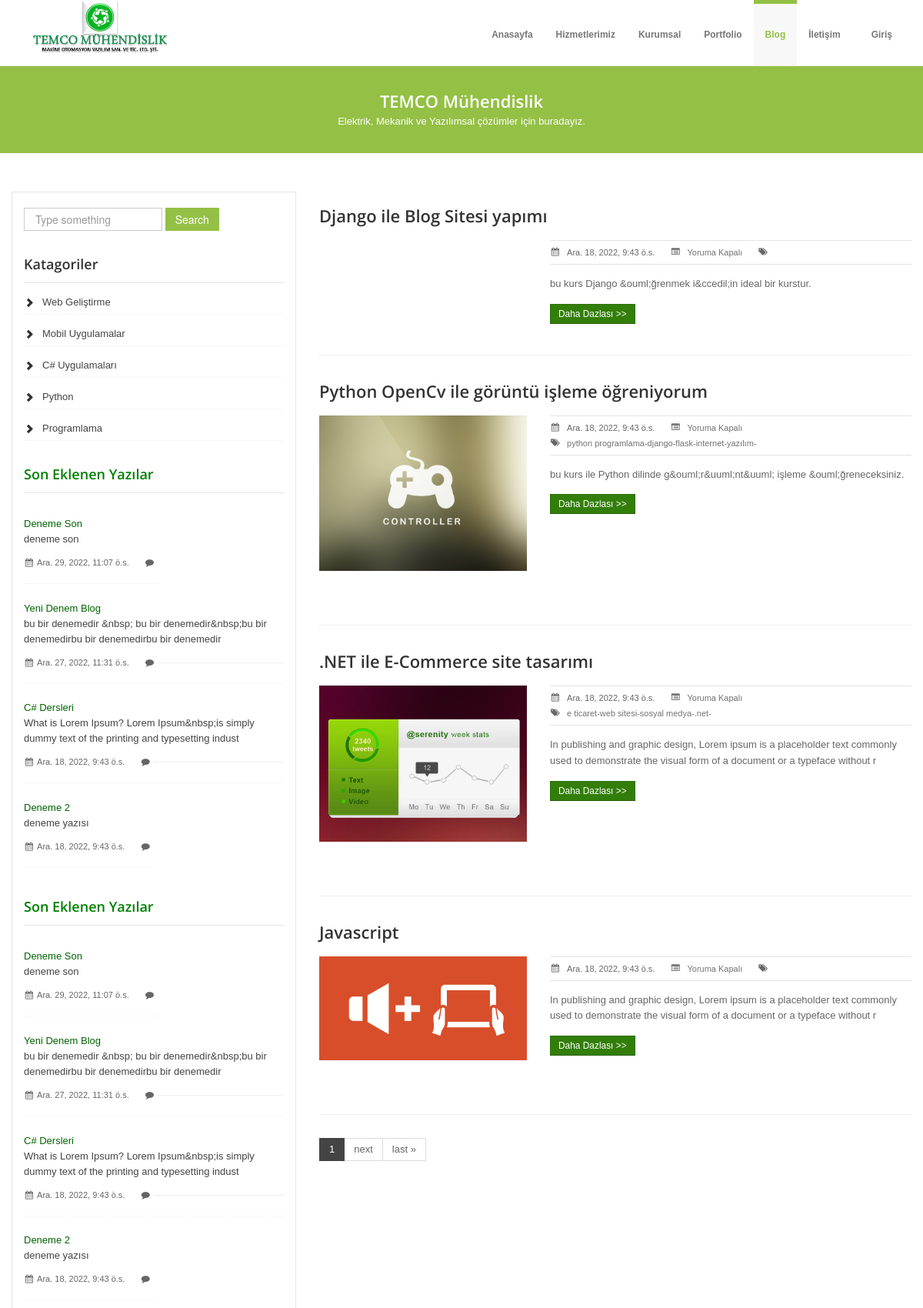
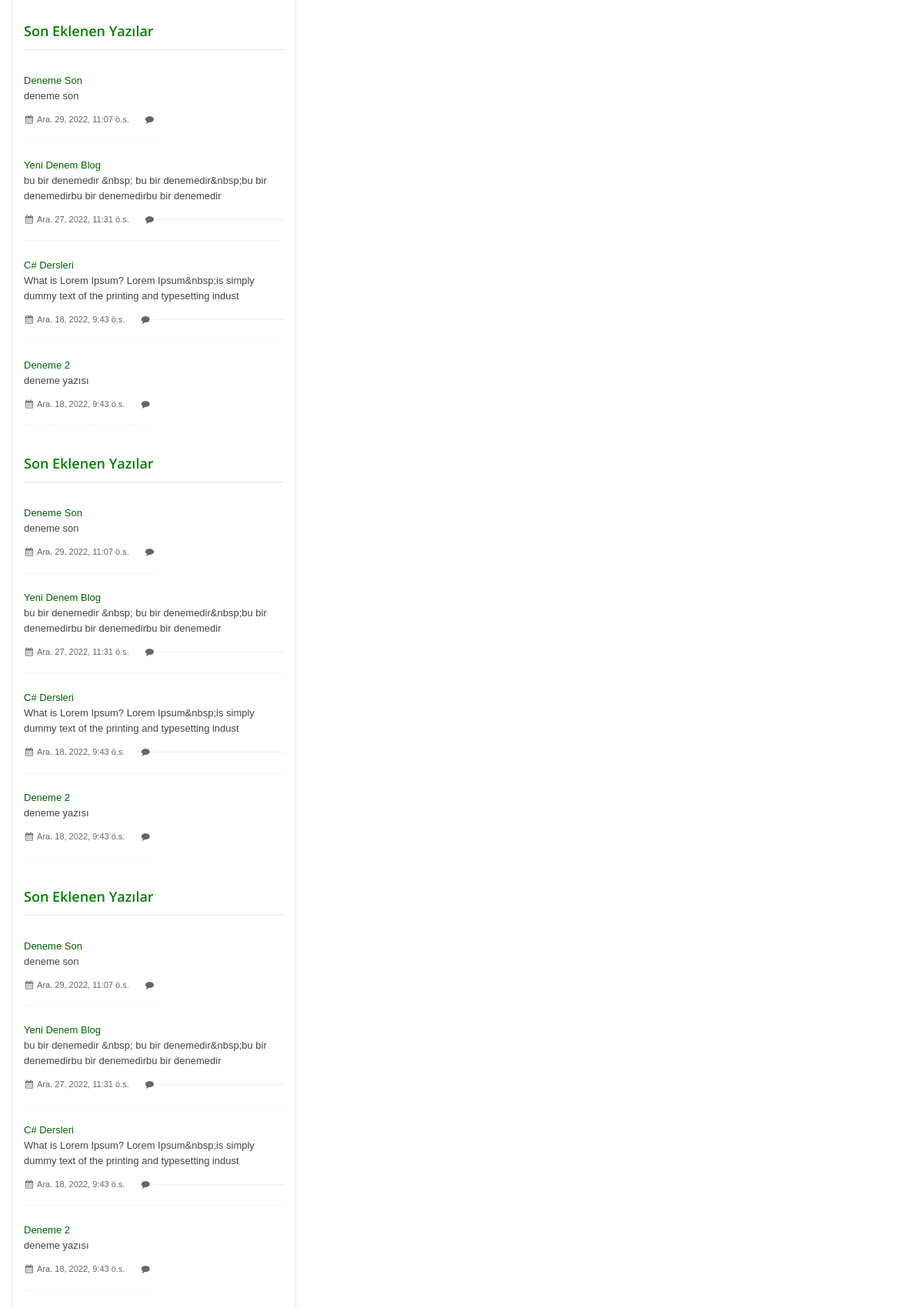
Screenshot of /blog/ (upper part) with the database file from the repository (2 pictures, top to bottom).
### app/models.py (models this page shows, shortened)
class Category(models.Model):
    id=models.BigAutoField(primary_key=True)
    name=models.CharField(max_length=150)
    slug=models.SlugField(null=False, blank=True, unique=True, db_index=True, editable=False)

class Blog(models.Model):
    id=models.BigAutoField(primary_key=True)
    title=models.CharField(max_length=200)
    image=models.ImageField(upload_to="blogs")
    video2=EmbedVideoField(null=True, blank=True)
    description=RichTextField()
    is_active=models.BooleanField(default=False)
    is_home=models.BooleanField(default=False)
    slug=models.SlugField(null=False, blank=True, unique=True, db_index=True, editable=False)
    categories=models.ManyToManyField(Category, blank=True)
    tags=TaggableManager(blank=True)
    date_published = models.DateTimeField(null=True, blank=True, default=timezone.now)
    date_created = models.DateTimeField(auto_now_add=True)
    date_updated = models.DateTimeField(auto_now=True)

### app/views.py (the view)
# urls.py: path('blog/', views.blog, name='blog'),
def blog(request):
    assert isinstance(request, HttpRequest)
    query = request.GET.get("q")
    if query:
        posts=Blog.objects.filter(Q (title__icontains=query) | Q (tags__name__icontains=query)).distinct()
    postss = Blog.objects.filter(is_home=True, is_active=True)
    paginator = Paginator(postss,4)
    page_number = request.GET.get('blog')
    page_obj = paginator.get_page(page_number)
    context={"blogs":Blog.objects.filter(is_home=True, is_active=True),
             "last_four":Blog.objects.filter(is_home=True, is_active=True).order_by('-id')[:4],
             "categories":Category.objects.all(),
             "page_obj":page_obj}
    return render(request, 'app/blog.html', context)

### app/templates/app/blog.html (shortened to what this page needs)
{% extends "app/layout.html" %}
{% block content %}
<section id="subintro">
    <div class="jumbotron subhead" id="overview">
        <div class="container">
            <div class="row">
                <div class="span12">
                    <div class="centered">
                        <h3>TEMCO Mühendislik</h3>
                        <p>
                            Elektrik, Mekanik ve Yazılımsal çözümler için buradayız.
                        </p>
                    </div>
                </div>
            </div>
        </div>
    </div>
</section>
<section id="maincontent">
    <div class="container">
        <div class="row">
            <div class="span4">
                <aside>
                    <div class="widget">
                        <form class="form-search" action="/blog">
                            <input placeholder="Type something" value="{{request.GET.q}}" name="q" type="text" class="input-medium search-query">
                            <button type="submit" class="btn btn-flat btn-color">Search</button>
                        </form>
                    </div>
                    <div class="widget">
                        {% include 'app/_categoriespartial.html' %}
                    </div>
                    {% include 'app/_resentpostspartial.html' %}
                </aside>
            </div>
            <div class="span8">
                {% if blogs|length > 0 %}
                {% for blog in page_obj %}
                {% include 'app/_blogpartial.html' %}
                {% endfor %}
                {% else %}
                <div class="alert alert-warning">Bu Categoride Blog Yazısı Bulunmamaktadır.</div>
                {% endif %}
                {% include 'app/_paginationpartial.html' %}
            </div>
        </div>
    </div>
</section>
{% endblock %}

### app/templates/app/_categoriespartial.html
<h4>Katagoriler</h4>
<ul class="cat">
    {% for category in categories %}
    {% if category.slug == selected_category %}
    <li>
        <a style="color:yellowgreen" href="{% url 'blogs_by_category' category.slug %}">{{ category.name|title }}</a>
    </li>
    {% else %}
    <li>
        <a href="{% url 'blogs_by_category' category.slug %}">{{ category.name|title }}</a>
    </li>
    {% endif %}
    {% endfor %}
</ul>

### app/templates/app/_resentpostspartial.html (shortened to what this page needs)
<div class="widget">
    <h4 style="color:green">Son Eklenen Yazılar</h4>
    <ul class="recent-posts">
        {% for i in last_four %}
        <li>
            <a style="color:darkgreen" href="{% url 'blogdetails' i.slug %}">{{ i.title|title }}</a><br />
            <a href="{% url 'blogdetails' i.slug %}">{{ i.description|striptags|slice:"0:100" }}</a>
            <span class="date"><i class="icon-calendar"></i>{{ i.date_published }}</span>
            <span class="comment"><i class="icon-comment"></i></span><hr />
        </li>
        {% endfor %}
    </ul>
</div>

### app/templates/app/_blogpartial.html
{% load static %}
<article class="blog-post">
    <div class="post-heading">
        <h3><a href="{% url 'blogdetails' blog.slug %}">{{ blog.title }}</a></h3>
    </div>
    <div class="row">
        <div class="span3">
            <div class="post-image">
                <a href="{% url 'blogdetails' blog.slug %}"><img src="{{ blog.image.url }}" alt="" /></a>
            </div>
        </div>
        <div class="span5">
            <ul class="post-meta">
                <li class="first"><i class="icon-calendar"></i><span>{{ blog.date_published }}</span></li>
                <li><i class="icon-list-alt"></i><span><a href="#"> Yoruma Kapalı</a></span></li>
                <li class="last"><i class="icon-tags"></i><span>{% for tag in blog.tags.all %}<a href="#">{{ tag.name }}-</a>{% endfor %}</span></li>
            </ul>
            <div class="clearfix">
            </div>
            <p>
                {{ blog.description|striptags|slice:"0:150" }}
            </p>
            <a class="btn btn-small btn-success" href="{% url 'blogdetails' blog.slug %}">Daha Dazlası >></a>
        </div>
    </div>
</article>

### app/static/app/assets/css/docs.css (style rules this page uses)
section { padding-top: 30px; }
.jumbotron { position: relative; }

### app/static/app/assets/css/style.css (style rules this page uses)
.row { margin-bottom: 20px; }
#maincontent { z-index: 1000; margin-top: 0px; }
section#subintro { width: 100%; color: #fff; height: auto; margin: 0 auto; padding: 0; margin-top: 80px; }
aside { padding: 20px 15px 0 15px; margin: 0 0 30px 0; border: 1px solid #e6e6e6; -webkit-box-shadow: 0 2px 0 rgba(0, 0, 0, 0.03); -moz-box-shadow: 0 2px 0 rgba(0, 0, 0, 0.03); box-shadow: 0 2px 0 rgba(0, 0, 0, 0.03); -webkit-box-sizing: border-box; -moz-box-sizing: border-box; box-sizing: border-box; }
aside .widget { margin-bottom: 30px; }
aside .widget ul { list-style: none; margin-left: 0; }
aside .widget ul li { border-bottom: 1px dotted #efefef; margin: 15px 0 0 0; padding-bottom: 5px; }
aside .widget h4 { border-bottom: 1px solid #e5e5e5; padding-bottom: 10px; margin-bottom: 15px; }
aside .widget ul.cat { list-style: none; margin-left: 0; }
aside .widget ul.cat li { padding-left: 24px; background-image: url('../img/glyphicons-halflings.png'); background-repeat: no-repeat; background-position: -456px -69px; }
aside .widget ul.cat li a { color: #444; }
aside .widget ul.recent-posts li { overflow: hidden; display: inline-block; }
aside .widget ul.recent-posts li a { color: #444; text-align: left; }
aside .widget ul.recent-posts li span.date { float: left; font-size: 11px; margin-top: 10px; }
aside .widget ul.recent-posts li span.comment { float: left; margin-left: 20px; font-size: 11px; margin-top: 10px; }
article.blog-post { padding-bottom: 20px; margin-bottom: 30px; border-bottom: 1px solid #eeeeee; }
article.blog-post .post-heading h3 a { color: #333; }
article.blog-post img { margin-bottom: 30px; }
ul.post-meta { float: left; width: 100%; list-style: none; padding: 5px 0 5px; border-top: 1px solid #e3e3e3; border-bottom: 1px solid #e3e3e3; margin: 0 0 15px 0; }
ul.post-meta li { float: left; list-style: none; margin: 0; margin-right: 20px; font-size: 11px; }
ul.post-meta li a { color: #737373; }
ul.post-meta li i { float: left; margin-top: 4px; }
ul.post-meta li span { float: left; margin-left: 5px; }
[class^="icon-"], [class*=" icon-"] { float: none; }
[class^="icon-"], [class*=" icon-"] { margin-top: 1px; margin-right: .3em; }
.subhead { text-align: left; margin: 0 0 20px 0; padding: 35px 0 10px 0 }
.subhead h3 { color: #fff; margin: 0; padding: 0; }
.subhead p { padding: 0; margin: 0; }
.centered { text-align: center; }

### app/static/app/assets/color/default.css (style rules this page uses)
a { color: #94c045; }
.btn-color { background: #94c045; border: 1px solid #94c045; *background: #81ab35; }
section#subintro { background: #94c045; }

### rows the page displays
Category: name "Web Geliştirme"
Category: name "Mobil Uygulamalar"
Category: name "C# Uygulamaları"
Category: name "Python"
Category: name "Programlama"
Blog: title "Django ile Blog Sitesi yapımı", date_published "Ara. 18, 2022, 9:43 ö.s.", description "bu kurs Django &ouml;ğrenmek i&ccedil;in ideal bir kurstur."
Blog: title "Deneme Son", description "deneme son", date_published "Ara. 29, 2022, 11:07 ö.s."
Blog: title "Yeni Denem Blog", description "bu bir denemedir &nbsp; bu bir denemedir&nbsp;bu bir denemedirbu bir denemedirbu bir denemedir", date_published "Ara. 27, 2022, 11:31 ö.s."
Blog: title "C# Dersleri", description "What is Lorem Ipsum? Lorem Ipsum&nbsp;is simply dummy text of the printing and typesetting indust", date_published "Ara. 18, 2022, 9:43 ö.s."
Blog: title "Deneme 2", description "deneme yazısı", date_published "Ara. 18, 2022, 9:43 ö.s."
Blog: title "Python OpenCv ile görüntü işleme öğreniyorum", image (picture), date_published "Ara. 18, 2022, 9:43 ö.s.", description "bu kurs ile Python dilinde g&ouml;r&uuml;nt&uuml; işleme &ouml;ğreneceksiniz."
Blog: title ".NET ile E-Commerce site tasarımı", image (picture), date_published "Ara. 18, 2022, 9:43 ö.s.", description "In publishing and graphic design, Lorem ipsum is a placeholder text commonly used to demonstrate the visual form of a document or a typeface without r"
Blog: title "Javascript", image (picture), date_published "Ara. 18, 2022, 9:43 ö.s.", description "In publishing and graphic design, Lorem ipsum is a placeholder text commonly used to demonstrate the visual form of a document or a typeface without r"
Tag: name "python programlama"
Tag: name "django"
Tag: name "flask"
Tag: name "internet"
Tag: name "yazılım"
Tag: name "e ticaret"
Tag: name "web sitesi"
Tag: name "sosyal medya"
Tag: name ".net"

### other values shown
{{ page_obj.number }} "1"
